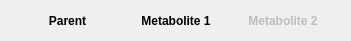
            <widget class="QWidget" name="horizontalLayoutWidget">
             <property name="geometry">
              <rect>
               <x>200</x>
               <y>10</y>
               <width>351</width>
               <height>41</height>
              </rect>
             </property>
             <layout class="QHBoxLayout" name="horizontalLayout">
              <item>
               <widget class="QLabel" name="alabel_parent_4">
                <property name="minimumSize">
                 <size>
                  <width>95</width>
                  <height>0</height>
                 </size>
                </property>
                <property name="maximumSize">
                 <size>
                  <width>95</width>
                  <height>16777215</height>
                 </size>
                </property>
                <property name="font">
                 <font>
                  <weight>75</weight>
                  <bold>true</bold>
                 </font>
                </property>
                <property name="text">
                 <string>Parent</string>
                </property>
                <property name="alignment">
                 <set>Qt::AlignCenter</set>
                </property>
               </widget>
              </item>
              <item>
               <widget class="QLabel" name="alabel_metab1_4">
                <property name="minimumSize">
                 <size>
                  <width>92</width>
                  <height>0</height>
                 </size>
                </property>
                <property name="maximumSize">
                 <size>
                  <width>92</width>
                  <height>16777215</height>
                 </size>
                </property>
                <property name="font">
                 <font>
                  <weight>75</weight>
                  <bold>true</bold>
                 </font>
                </property>
                <property name="text">
                 <string>Metabolite 1</string>
                </property>
                <property name="alignment">
                 <set>Qt::AlignCenter</set>
                </property>
               </widget>
              </item>
              <item>
               <widget class="QLabel" name="alabel_4">
                <property name="enabled">
                 <bool>false</bool>
                </property>
                <property name="minimumSize">
                 <size>
                  <width>92</width>
                  <height>0</height>
                 </size>
                </property>
                <property name="maximumSize">
                 <size>
                  <width>92</width>
                  <height>16777215</height>
                 </size>
                </property>
                <property name="font">
                 <font>
                  <weight>75</weight>
                  <bold>true</bold>
                 </font>
                </property>
                <property name="text">
                 <string>Metabolite 2</string>
                </property>
                <property name="alignment">
                 <set>Qt::AlignCenter</set>
                </property>
               </widget>
              </item>
             </layout>
            </widget>
